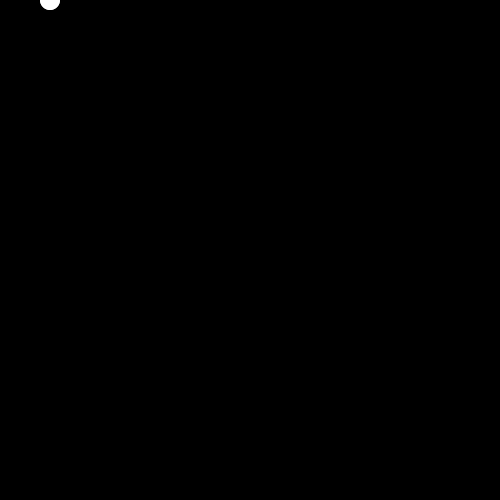
Frame 1 (no input)
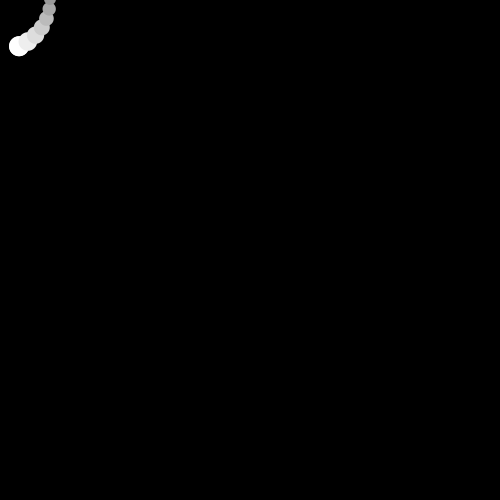
Frame 60 (the mouse pressed at the canvas centre just before this capture)
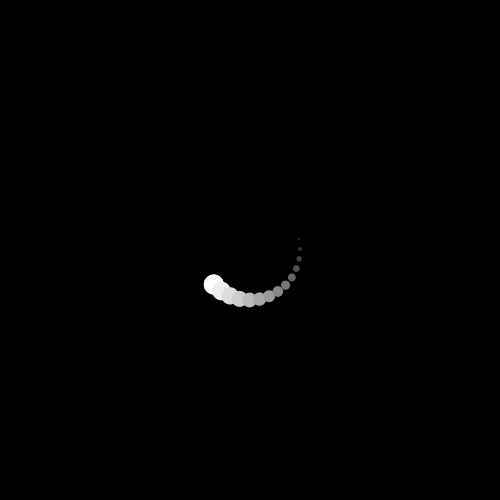
Frame 120 (the mouse held since frame 60 and released just before this capture)

The Processing sketch that drew these frames (run headless with seeded random() and noise(); from frame 60 on, the mouse is pressed at the canvas centre):

// Processing sketch: S13Q9
// ── S13Q9.pde
int diam = 20;
int radius = 50;
int ballCount = 15;
float mainAngle = 0;
float ballAngleDelta = 0.2;

void setup() {
   size(500, 500);
   
}

void draw() {
  background(0);
  noStroke();
  fill(255);
  float ballX = mouseX+radius*cos(mainAngle);
  float ballY = mouseY+radius*sin(mainAngle);
  circle(ballX,ballY,diam);
  for(int i=0; i < ballCount; i++){
      float invPercenti = 1 - 1.0*i/ballCount;
      fill(255*invPercenti);
      ballX = mouseX+radius*cos(mainAngle-ballAngleDelta*i);
      ballY = mouseY+radius*sin(mainAngle-ballAngleDelta*i);
      circle(ballX,ballY,diam*invPercenti);
   }
   mainAngle+=0.02;
}
